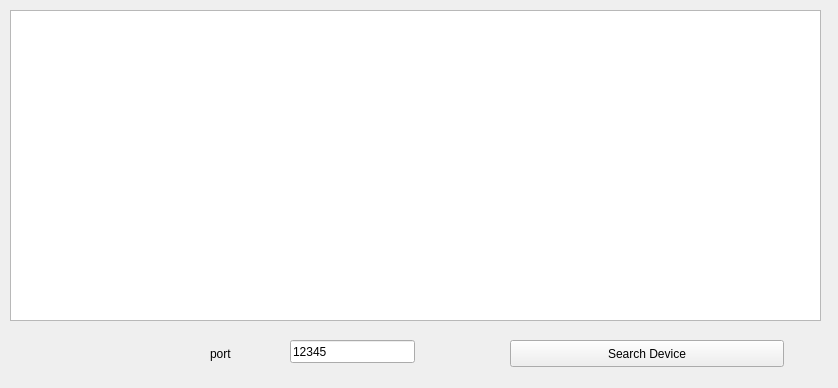
<?xml version="1.0" encoding="UTF-8"?>
<ui version="4.0">
 <class>SearchDialog</class>
 <widget class="QWidget" name="SearchDialog">
  <property name="geometry">
   <rect>
    <x>0</x>
    <y>0</y>
    <width>838</width>
    <height>388</height>
   </rect>
  </property>
  <property name="windowTitle">
   <string>Form</string>
  </property>
  <widget class="QTableView" name="tableView">
   <property name="geometry">
    <rect>
     <x>10</x>
     <y>10</y>
     <width>811</width>
     <height>311</height>
    </rect>
   </property>
   <property name="sizePolicy">
    <sizepolicy hsizetype="Expanding" vsizetype="Expanding">
     <horstretch>0</horstretch>
     <verstretch>0</verstretch>
    </sizepolicy>
   </property>
   <property name="editTriggers">
    <set>QAbstractItemView::NoEditTriggers</set>
   </property>
   <attribute name="horizontalHeaderDefaultSectionSize">
    <number>200</number>
   </attribute>
  </widget>
  <widget class="QLineEdit" name="lineEdit">
   <property name="geometry">
    <rect>
     <x>290</x>
     <y>340</y>
     <width>125</width>
     <height>23</height>
    </rect>
   </property>
   <property name="text">
    <string>12345</string>
   </property>
  </widget>
  <widget class="QLabel" name="label">
   <property name="geometry">
    <rect>
     <x>210</x>
     <y>340</y>
     <width>51</width>
     <height>27</height>
    </rect>
   </property>
   <property name="text">
    <string>port</string>
   </property>
  </widget>
  <widget class="QPushButton" name="pushButton">
   <property name="geometry">
    <rect>
     <x>510</x>
     <y>340</y>
     <width>274</width>
     <height>27</height>
    </rect>
   </property>
   <property name="text">
    <string>Search Device</string>
   </property>
  </widget>
 </widget>
 <resources/>
 <connections/>
</ui>
